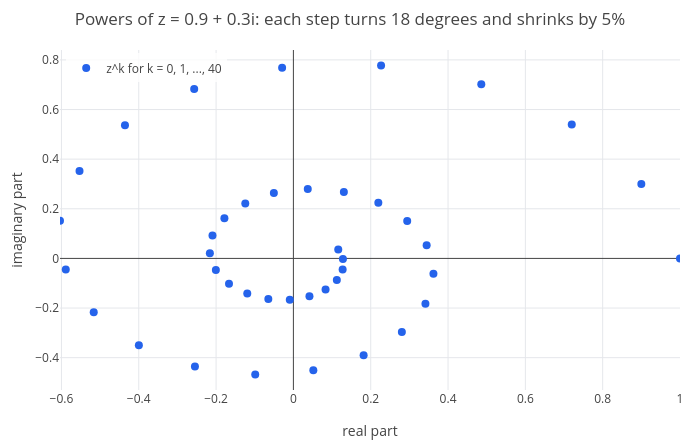

Notebook source saved alongside this figure:
### Markdown cell above
$-1 + \sqrt3\,i$ has modulus 2 and argument $2\pi/3 = 120^\circ$. The argument of $3 + 4i$ is not a famous angle, so it
comes out as a decimal (in radians).

### Multiplying rotates and stretches

The polar form makes multiplication easy: **moduli multiply and arguments add**.

$$r_1 e^{i\varphi_1} \cdot r_2 e^{i\varphi_2} = r_1 r_2\, e^{i(\varphi_1 + \varphi_2)}.$$

So multiplying by $i$ (modulus 1, argument $90^\circ$) rotates a quarter turn, and multiplying by $1 + i$ (modulus
$\sqrt2$, argument $45^\circ$) rotates by $45^\circ$ and stretches by $\sqrt2$. Repeated multiplication by
$z = 0.9 + 0.3i$ (modulus about 0.95, argument about $18^\circ$) walks along a spiral into the origin. The table has
one row per power $z^k$, $k = 0, \ldots, 40$: its real and imaginary parts.

### Code cell
z = 0.9 + 0.3*i;
abs(z)
arg(z)
P = table([real(z^k), imag(z^k)], k, 0, 40);
p = legend(scatter(P, [re im]), "z^k for k = 0, 1, ..., 40");
labels(title(p, "Powers of z = 0.9 + 0.3i: each step turns 18 degrees and shrinks by 5%"), "real part", "imaginary part")

### Figure 1 — Plotly figure (JSON) as saved in the notebook; plotly's stock layout.template omitted (floating-point values rounded to 4 significant figures)
{"data": [{"marker": {"color": "#2563eb", "size": 8}, "mode": "markers", "name": "z^k for k = 0, 1, ..., 40", "type": "scatter", "x": [1, 0.9, 0.72, 0.486, 0.2268, -0.02916, -0.2566, -0.4357, -0.5532, -0.6037, -0.5888, -0.5165, -0.3997, -0.2547, -0.09871, 0.05156, 0.1816, 0.2806, 0.3415, 0.3622, 0.3447, 0.2944, 0.2197, 0.1305, 0.03716, -0.05054, -0.1244, -0.1785, -0.2093, -0.2161, -0.2006, -0.1666, -0.1193, -0.06485, -0.009344, 0.04154, 0.08319, 0.1123, 0.1274, 0.1281, 0.116], "y": [0, 0.3, 0.54, 0.702, 0.7776, 0.7679, 0.6823, 0.5371, 0.3527, 0.1515, -0.04478, -0.2169, -0.3502, -0.4351, -0.468, -0.4508, -0.3903, -0.2967, -0.1829, -0.06215, 0.05274, 0.1509, 0.2241, 0.2676, 0.28, 0.2631, 0.2216, 0.1622, 0.0924, 0.02037, -0.04649, -0.102, -0.1418, -0.1634, -0.1665, -0.1527, -0.1249, -0.08748, -0.04503, -0.002319, 0.03635]}], "layout": {"height": 440, "legend": {"bgcolor": "rgba(255,255,255,0.8)", "x": 0.01, "xanchor": "left", "y": 0.99, "yanchor": "top"}, "margin": {"b": 50, "l": 60, "r": 20, "t": 50}, "showlegend": true, "title": {"text": "Powers of z = 0.9 + 0.3i: each step turns 18 degrees and shrinks by 5%"}, "width": 700, "xaxis": {"range": [-0.6037, 1], "title": {"text": "real part"}, "zeroline": true}, "yaxis": {"range": [-0.5303, 0.8399], "title": {"text": "imaginary part"}, "zeroline": true}}}
